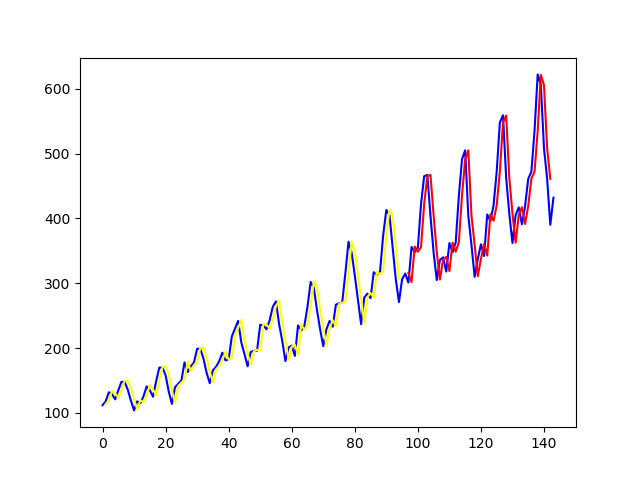

This chart was generated by the following Python code:
# -*- coding:utf-8 -*-
"""
@Author：Charles Van
@E-mail:  [email redacted]
@Time：2019/4/9 9:25
@Project:DeepLearning-Keras
@Filename:MLP_regression.py
"""

import numpy as np
from pandas import read_csv
from matplotlib import pyplot as plt
import math
from keras.models import Sequential
from keras.layers import Dense

# 设置参数
seed = 7
batch_size = 2
epochs = 200
fileName = "international-airline-passengers.csv"
footer = 3
look_back = 1


def create_model(dataset):
	dataX, dataY = [], []
	for i in range(len(dataset) - look_back - 1):
		x = dataset[i: i + look_back, 0]
		dataX.append(x)
		y = dataset[i + look_back, 0]
		dataY.append(y)
		print("X: %s,Y: %s" % (x, y))
	return np.array(dataX), np.array(dataY)


# 建立MLP模型
def bulid_model():
	model = Sequential()
	model.add(Dense(units=8, input_dim=look_back, activation='relu'))
	model.add(Dense(units=1))
	model.compile(loss="mean_squared_error", optimizer='adam')
	return model


if __name__ == "__main__":
	# 设定随机种子
	np.random.seed(seed)
	# 导入数据
	data = read_csv(fileName, usecols=[1], engine='python', skipfooter=footer)
	dataSet = data.values.astype('float32')
	train_size = int(len(dataSet) * 0.67)
	validation_size = len(dataSet) - train_size
	train, validation = dataSet[0:train_size, :], dataSet[train_size : len(dataSet), :]
	# 创建dataSet,让数据产生相关性
	x_train, y_train = create_model(train)
	x_validation, y_validation = create_model(validation)

	# 训练模型
	model = bulid_model()
	model.fit(x_train, y_train, epochs=epochs, batch_size=batch_size, verbose=0)

	# 评估模型
	trainScores = model.evaluate(x_train, y_train, verbose=0)
	print("Train Score: %2.f MSE (%.2f RMSE)" % (trainScores, math.sqrt(trainScores)))
	validationScores = model.evaluate(x_validation, y_validation, verbose=0)
	print("Train Score: %2.f MSE (%.2f RMSE)" % (validationScores, math.sqrt(validationScores)))

	# 图表查看预测趋势
	predict_train = model.predict(x_train)
	predict_validation = model.predict(x_validation)

	# 构建通过训练集进行预测的图表数据
	predict_train_plot = np.empty_like(dataSet)
	predict_train_plot[:, :] = np.nan
	predict_train_plot[look_back:len(predict_train) + look_back, :] = predict_train

	# 构建通过评估数据集进行预测的图表数据
	predict_validation_plot = np.empty_like(dataSet)
	predict_validation_plot[:, :] = np.nan
	predict_validation_plot[len(predict_train) + look_back * 2 + 1:len(dataSet) - 1, :] = predict_validation

	# 图表显示
	plt.plot(dataSet, color='blue')
	plt.plot(predict_train_plot, color='yellow')
	plt.plot(predict_validation_plot, color='red')
	plt.savefig("MLP_regression.png")
	plt.show()
